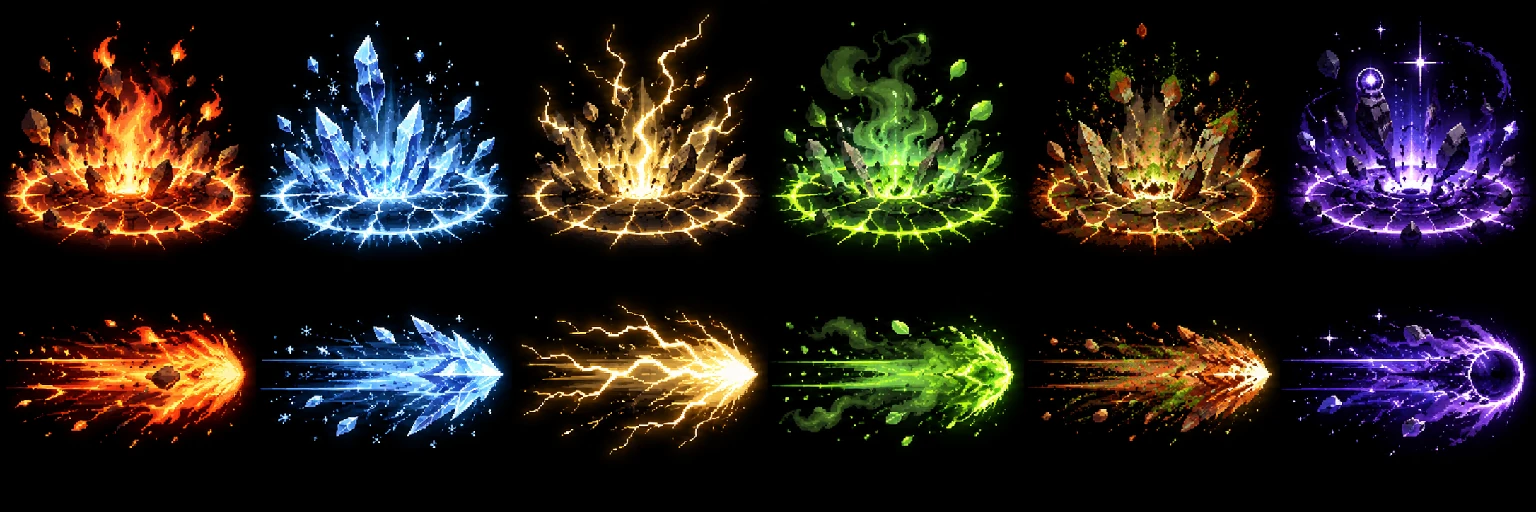
#> input picture design/abyss/fxA-src.webp, 1536 x 512 px
$ python cut-high.py ../design/abyss/fxA-src.webp out.png
#> lines starting #> are read from the running program, lines starting #| are printed output that depends on the picture
"""800~1200 사냥터 그림 — 바탕을 지운 시트(key-green.py 결과)를 칸마다 가운데 · 발밑에 앉히고 칸 높이를 채운다.
몹 시트는 일반 · 정예 · 보스를 같은 높이로 맞춘다(크기 차이는 게임의 m.size 가 낸다). 분신 칸의 초록 번짐은 걷어낸다.
사용: python3 tools/cut-high.py 입력.webp 출력.webp --cols 3 --cell 512 --foot 0.95 [--despill 3,4]"""
import argparse, numpy as np
from PIL import Image
from scipy import ndimage
ap = argparse.ArgumentParser()
ap.add_argument("src"); ap.add_argument("dst")
ap.add_argument("--cols", type=int, default=3); ap.add_argument("--cell", type=int, default=512)
ap.add_argument("--foot", type=float, default=0.95); ap.add_argument("--margin", type=int, default=10)
ap.add_argument("--despill", default="", help="초록 번짐을 걷을 칸 번호(쉼표)")
a = ap.parse_args()
C, F, M = a.cell, a.foot, a.margin
A = np.array(Image.open(a.src).convert("RGBA")).astype(np.int32)
for ci in [int(x) for x in a.despill.split(",") if x]:
    s = A[:, ci * C:(ci + 1) * C]
    cap = np.maximum(s[..., 0], s[..., 2])
    s[..., 1] = np.minimum(s[..., 1], cap)              # 초록이 빨강 · 파랑보다 세면 눌러 둔다
A = A.astype(np.uint8)
out = Image.new("RGBA", (C * a.cols, C), (0, 0, 0, 0))
#> out: PIL image 1536x512 RGBA; every value is 0
# 시트 전체에서 덩어리를 찾고, 가장 많이 걸친 칸에 배정한다(칸 경계를 넘은 꼬리 · 칼도 제 몹과 함께 옮긴다)
alpha = A[..., 3] > 24
#> alpha: shape (512, 1536) bool; every value is 1
lab, n = ndimage.label(alpha, structure=np.ones((3, 3)))
#> lab: shape (512, 1536) int32; every value is 1
#> n = 1
area = ndimage.sum(alpha, lab, range(1, n + 1))
#> area = [786432]
cell_of = {}
for k in range(1, n + 1):
    if area[k - 1] < max(60, area.max() * 0.004): continue   # 티끌은 버린다
    xs = np.nonzero(lab == k)[1]
    cell_of[k] = int(np.bincount(np.minimum(xs // C, a.cols - 1), minlength=a.cols).argmax())
#> after the loop, cell_of = {1: 0}
for ci in range(a.cols):
    mask = np.isin(lab, [k for k, c in cell_of.items() if c == ci])
    if not mask.any(): continue
    ys, xs = np.nonzero(mask)
    x0, x1, y0, y1 = xs.min(), xs.max() + 1, ys.min(), ys.max() + 1
    piece = np.zeros_like(A); piece[mask] = A[mask]
    crop = Image.fromarray(piece[y0:y1, x0:x1], "RGBA")
    w = mask[y0:y1, x0:x1].astype(float)
    cx = (w.sum(0) * np.arange(x1 - x0)).sum() / w.sum()
    s = min((C - 2 * M) / crop.width, (C * F - M) / crop.height)
    crop = crop.resize((max(1, round(crop.width * s)), max(1, round(crop.height * s))), Image.LANCZOS); cx *= s
    px = max(M, min(C - M - crop.width, round(C / 2 - cx)))
    out.alpha_composite(crop, (ci * C + px, round(C * F - crop.height)))
    print(ci, "배율", round(s, 3))
#> this loop made 3 passes
#> (x0, x1, y0, y1, cx, px) on pass 1: (0, 1536, 0, 512, 245.8, 10)
#> pass 1, `crop = crop.resize((max(1, round(crop.width * s)), max(1, round(crop.h`:
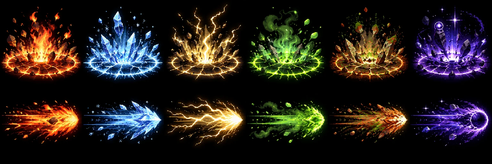
#> crop: PIL image 492x164 RGBA; mean R, G, B, A 39.6, 32.9, 28.7, 255
#> after the loop:
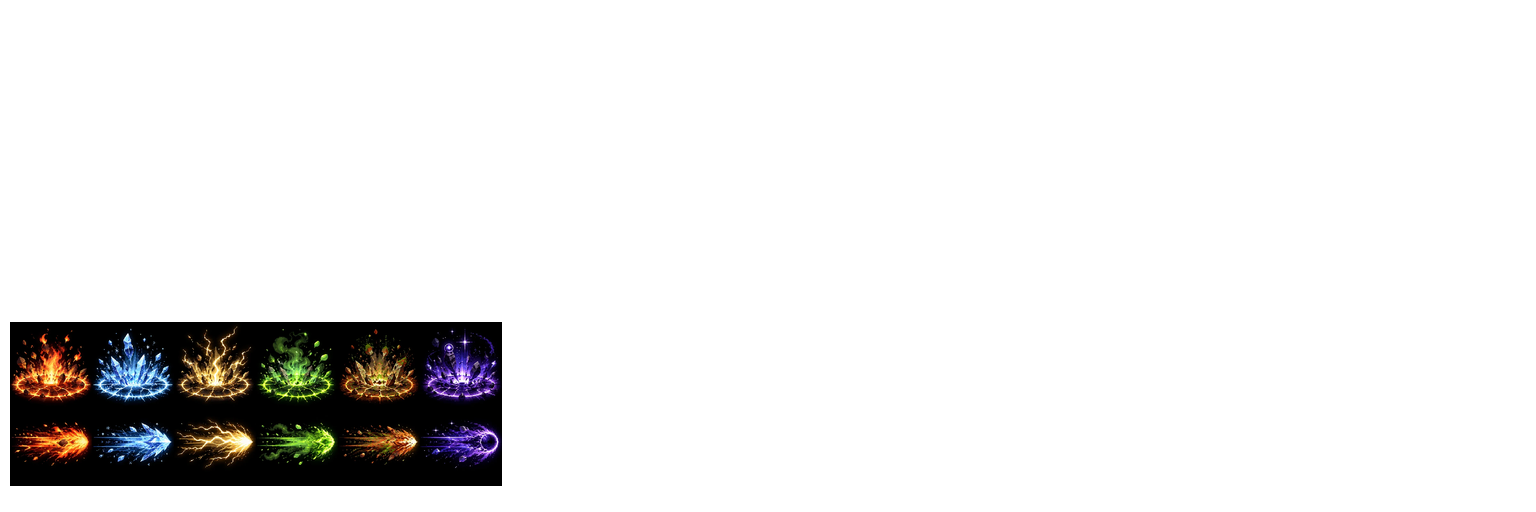
#> out: PIL image 1536x512 RGBA; mean R, G, B, A 4.1, 3.4, 2.9, 26.2; transparent parts drawn white
out.save(a.dst, quality=88, method=6)
chk = Image.new("RGBA", out.size, (60, 50, 70, 255)); chk.alpha_composite(out)
#> after `chk = Image.new('RGBA', out.size, (60, 50, 70, 255))`:
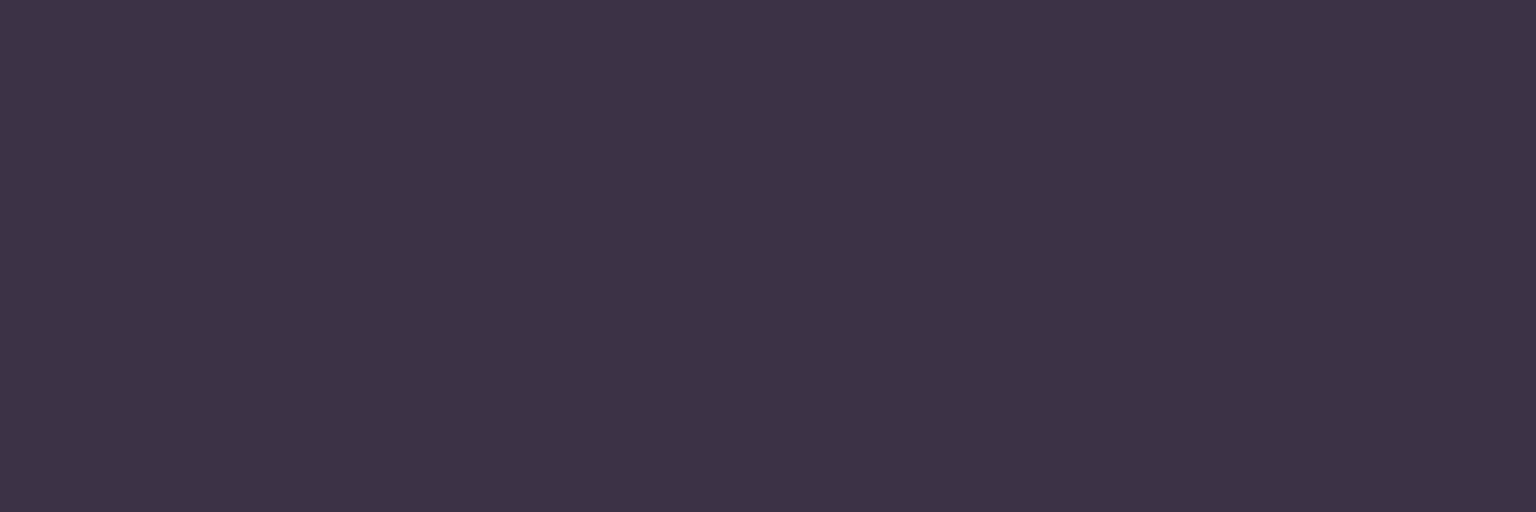
#> chk: PIL image 1536x512 RGBA; mean R, G, B, A 60, 50, 70, 255
#> after `chk.alpha_composite(out)`:
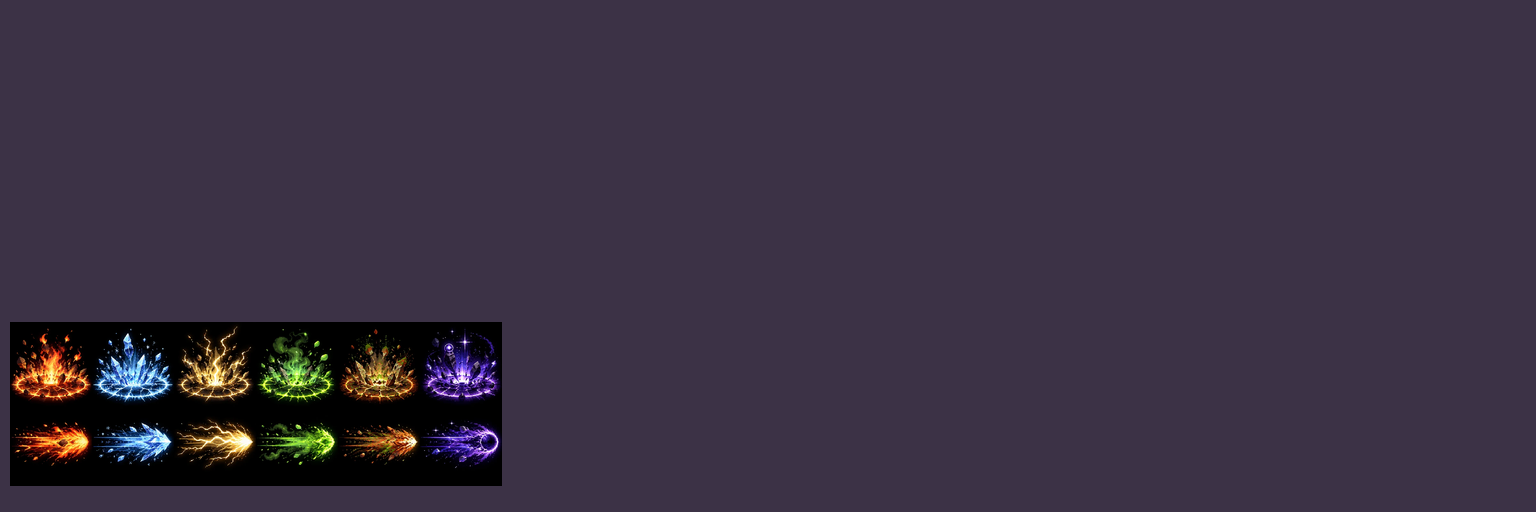
#> chk: PIL image 1536x512 RGBA; mean R, G, B, A 57.9, 48.2, 65.8, 255
chk.convert("RGB").save(a.dst.rsplit(".", 1)[0] + "-layout.png")

$ run again, on design/abyss/fxC-src.webp
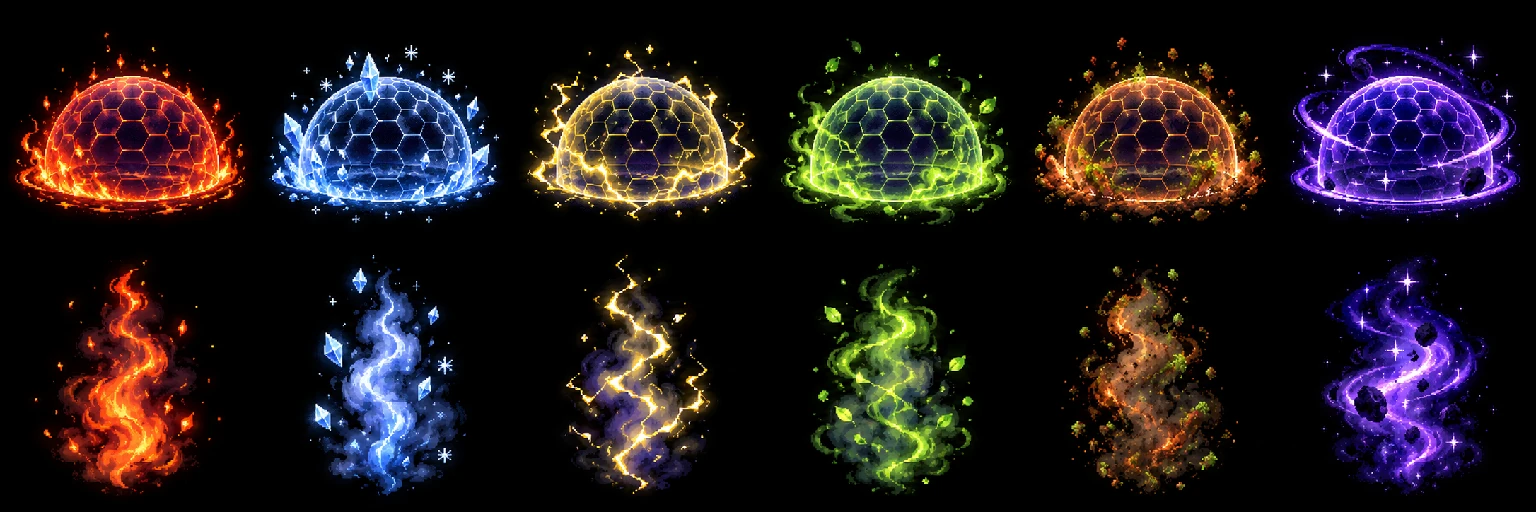
#> input picture design/abyss/fxC-src.webp, 1536 x 512 px
#> alpha: shape (512, 1536) bool; every value is 1
#> lab: shape (512, 1536) int32; every value is 1
#> n = 1
#> area = [786432]
#> after the loop `for k in range(1, n + 1):`: cell_of = {1: 0}
#> the loop `for ci in range(a.cols):` made 3 passes
#> (x0, x1, y0, y1, cx, px) on pass 1: (0, 1536, 0, 512, 245.8, 10)
#> after the loop `for ci in range(a.cols):`:
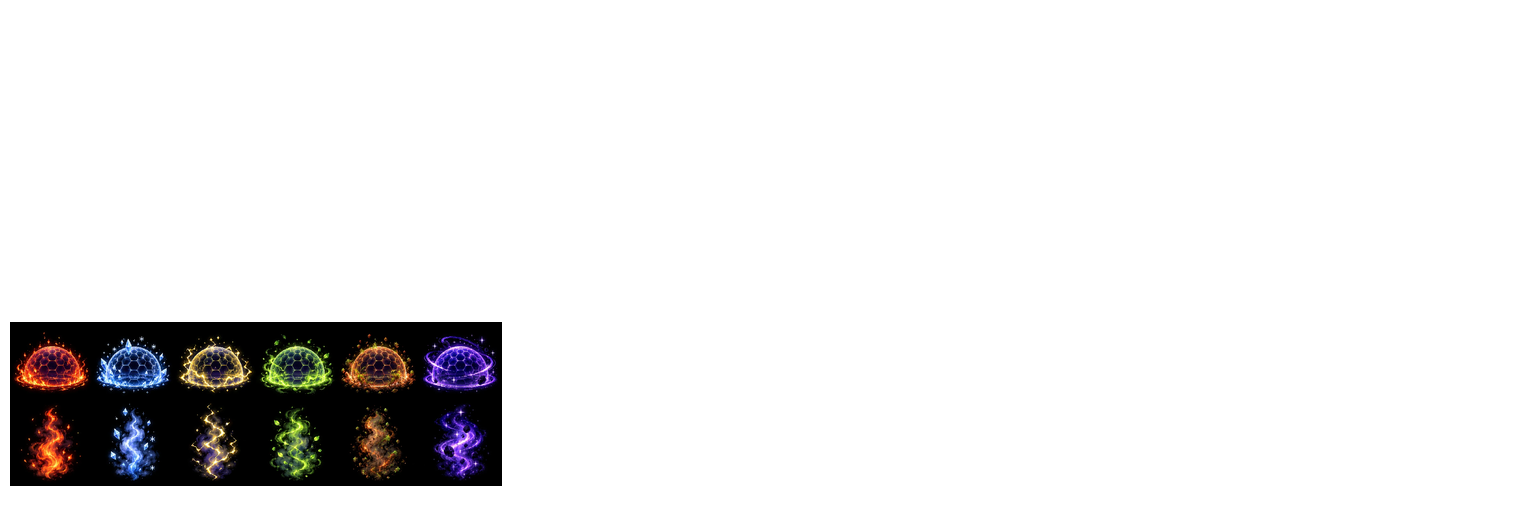
#> out: PIL image 1536x512 RGBA; mean R, G, B, A 3.5, 2.7, 3, 26.2; transparent parts drawn white
#> `chk.alpha_composite(out)`:
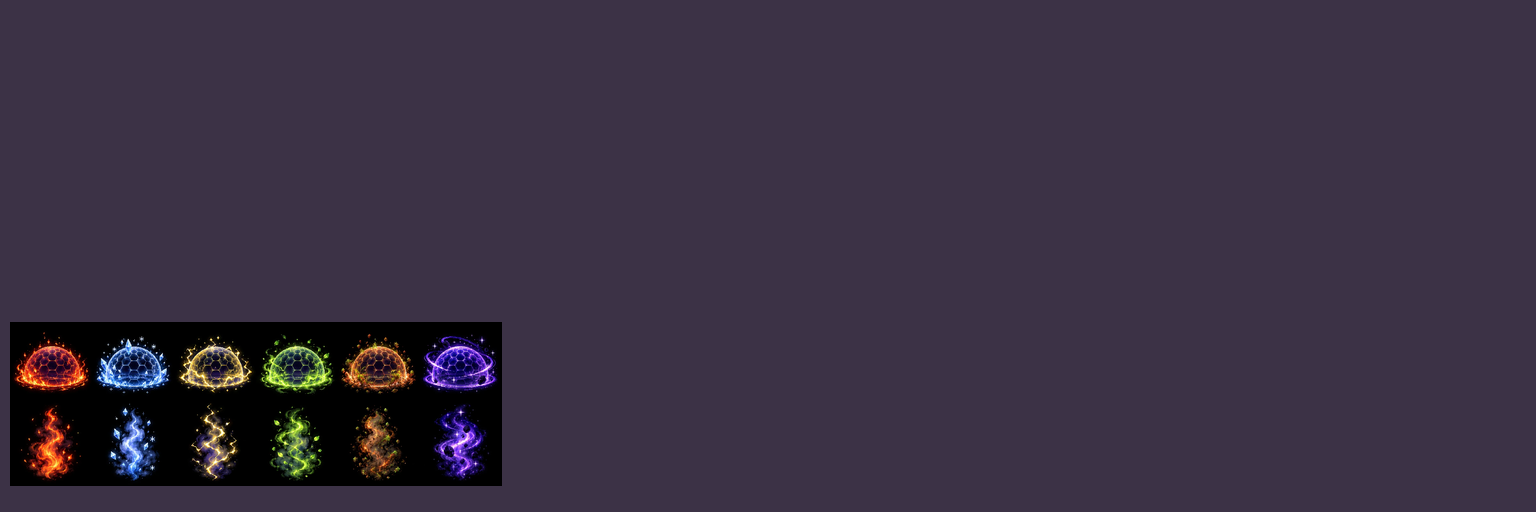
#> chk: PIL image 1536x512 RGBA; mean R, G, B, A 57.4, 47.6, 65.8, 255
